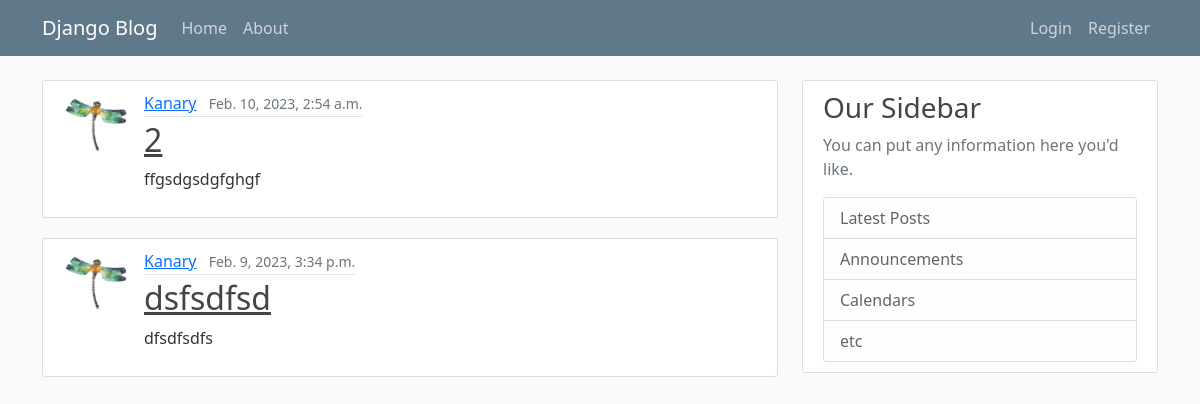
Before: / with the older database file.
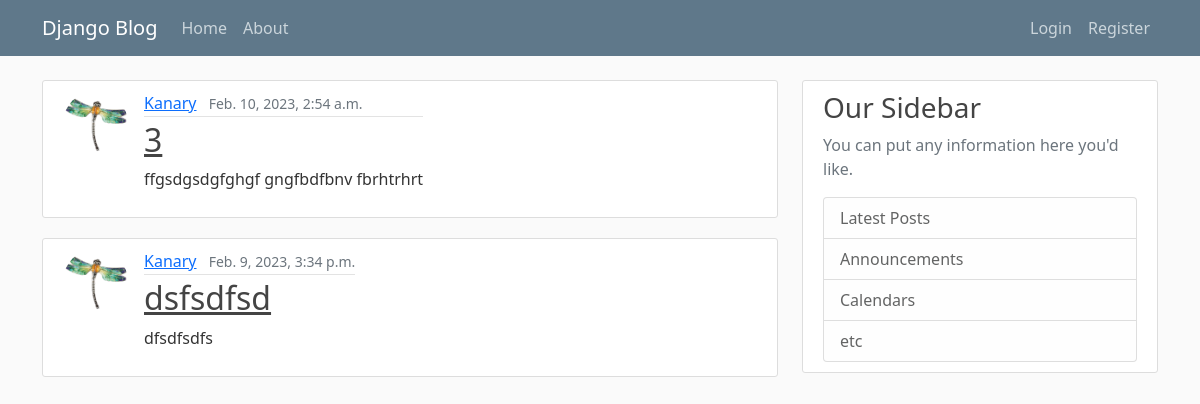
After: the same page with the newer database file.
### blog/models.py (models this page shows, shortened)
class Post(models.Model):
    title = models.CharField(max_length=100)
    content = models.TextField()
    date_posted = models.DateTimeField(default=timezone.now)
    author = models.ForeignKey(User, on_delete=models.CASCADE)

### users/models.py (models this page shows, shortened)
class Profile(models.Model):
    user = models.OneToOneField(User, on_delete=models.CASCADE)
    image = models.ImageField(default='default.jpg', upload_to='profile_pics')

### blog/views.py (the view)
# urls.py: path('', PostListView.as_view(), name='blog-home'),
class PostListView(ListView):
    model = Post
    template_name = 'blog/home.html'
    context_object_name = 'posts'
    ordering = ['-date_posted']

### blog/templates/blog/home.html
{% extends "blog/base.html" %}
{% block content %}
    {% for post in posts %}
        <article class="d-flex content-section">
            <img class="rounded-circle article-img" src="{{ post.author.profile.image.url }}">
              <div class="media-body">
                <div class="article-metadata">
                  <a class="me-2" href="#">{{ post.author }}</a>
                  <small class="text-muted">{{ post.date_posted }}</small>
                </div>
                <h2><a class="article-title" href="{% url 'post-detail' post.id %}">{{ post.title }}</a></h2>
                <p class="article-content">{{ post.content }}</p>
              </div>
        </article>
    {% endfor %}
{% endblock content %}

Changed rows visible on the page:
changed Post: title "2" → "3"; content "ffgsdgsdgfghgf" → "ffgsdgsdgfghgf gngfbdfbnv fbrhtrhrt"
